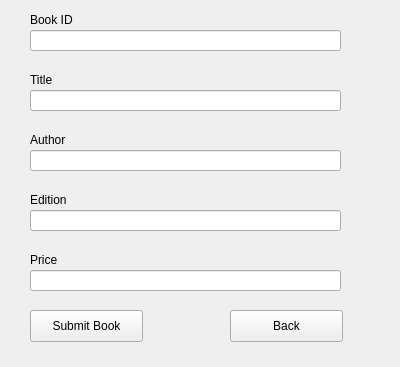
<?xml version="1.0" encoding="UTF-8"?>
<ui version="4.0">
 <class>Form</class>
 <widget class="QWidget" name="Form">
  <property name="geometry">
   <rect>
    <x>0</x>
    <y>0</y>
    <width>400</width>
    <height>367</height>
   </rect>
  </property>
  <property name="windowTitle">
   <string>Form</string>
  </property>
  <widget class="QPushButton" name="button_back">
   <property name="geometry">
    <rect>
     <x>230</x>
     <y>310</y>
     <width>113</width>
     <height>32</height>
    </rect>
   </property>
   <property name="text">
    <string>Back</string>
   </property>
  </widget>
  <widget class="QLineEdit" name="input_book_id">
   <property name="geometry">
    <rect>
     <x>30</x>
     <y>30</y>
     <width>311</width>
     <height>21</height>
    </rect>
   </property>
  </widget>
  <widget class="QLabel" name="label_book_id">
   <property name="geometry">
    <rect>
     <x>30</x>
     <y>10</y>
     <width>311</width>
     <height>20</height>
    </rect>
   </property>
   <property name="text">
    <string>Book ID</string>
   </property>
  </widget>
  <widget class="QLabel" name="label_book_title">
   <property name="geometry">
    <rect>
     <x>30</x>
     <y>70</y>
     <width>311</width>
     <height>20</height>
    </rect>
   </property>
   <property name="text">
    <string>Title</string>
   </property>
  </widget>
  <widget class="QLineEdit" name="input_book_title">
   <property name="geometry">
    <rect>
     <x>30</x>
     <y>90</y>
     <width>311</width>
     <height>21</height>
    </rect>
   </property>
  </widget>
  <widget class="QLabel" name="label_book_author">
   <property name="geometry">
    <rect>
     <x>30</x>
     <y>130</y>
     <width>311</width>
     <height>20</height>
    </rect>
   </property>
   <property name="text">
    <string>Author</string>
   </property>
  </widget>
  <widget class="QLineEdit" name="input_book_author">
   <property name="geometry">
    <rect>
     <x>30</x>
     <y>150</y>
     <width>311</width>
     <height>21</height>
    </rect>
   </property>
  </widget>
  <widget class="QLabel" name="label_book_edition">
   <property name="geometry">
    <rect>
     <x>30</x>
     <y>190</y>
     <width>311</width>
     <height>20</height>
    </rect>
   </property>
   <property name="text">
    <string>Edition</string>
   </property>
  </widget>
  <widget class="QLineEdit" name="input_book_edition">
   <property name="geometry">
    <rect>
     <x>30</x>
     <y>210</y>
     <width>311</width>
     <height>21</height>
    </rect>
   </property>
  </widget>
  <widget class="QLabel" name="label_book_price">
   <property name="geometry">
    <rect>
     <x>30</x>
     <y>250</y>
     <width>311</width>
     <height>20</height>
    </rect>
   </property>
   <property name="text">
    <string>Price</string>
   </property>
  </widget>
  <widget class="QLineEdit" name="input_book_price">
   <property name="geometry">
    <rect>
     <x>30</x>
     <y>270</y>
     <width>311</width>
     <height>21</height>
    </rect>
   </property>
  </widget>
  <widget class="QPushButton" name="button_submit_book">
   <property name="geometry">
    <rect>
     <x>30</x>
     <y>310</y>
     <width>113</width>
     <height>32</height>
    </rect>
   </property>
   <property name="text">
    <string>Submit Book</string>
   </property>
  </widget>
 </widget>
 <resources/>
 <connections/>
</ui>
